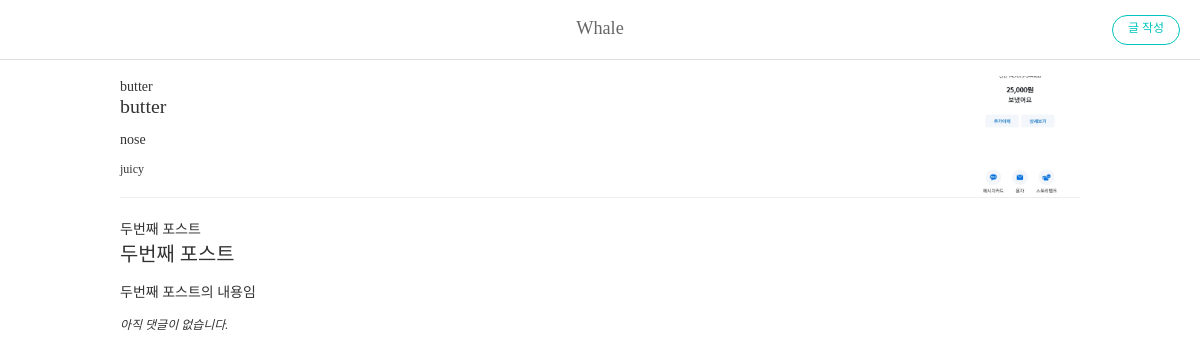
/posts/, run on an earlier commit of the app's database.
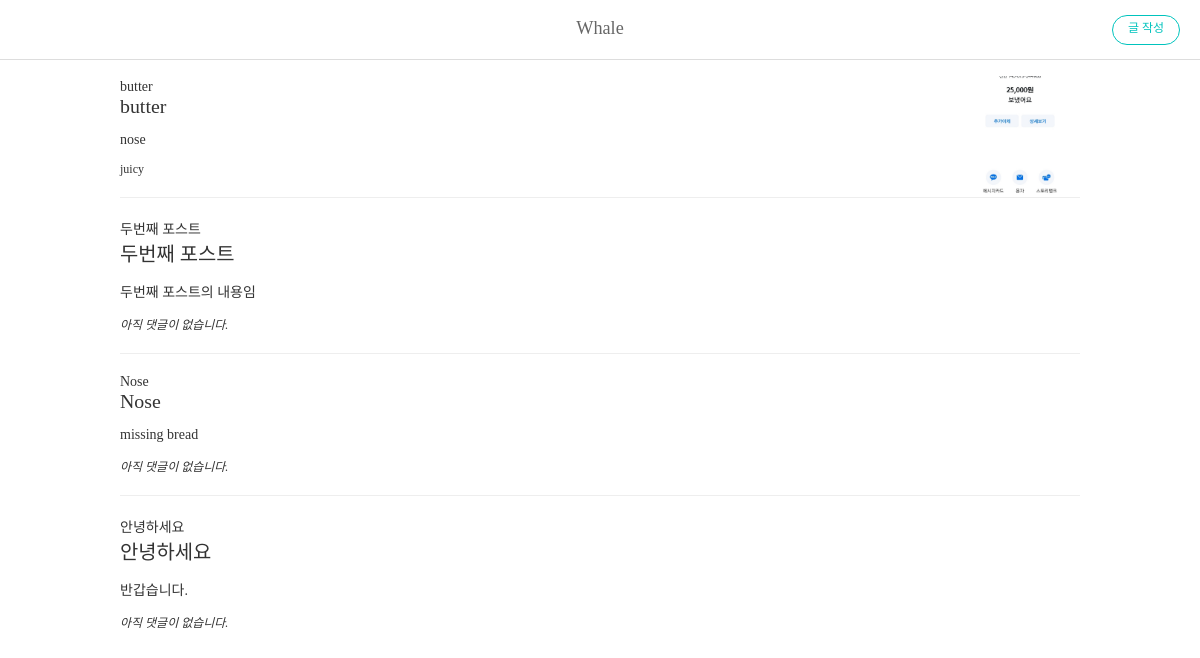
And on a later commit of the database.
### blog/models.py (models this page shows, shortened)
class Post(models.Model):
    title = models.CharField("글 제목", max_length=50) # 포스트제목
    content = models.TextField("글 내용")
    thumbnail = models.ImageField("썸네일 이미지", upload_to="post", blank=True)
    updated_at = models.DateTimeField(auto_now=True)

class Comment(models.Model):
    post = models.ForeignKey(Post, on_delete=models.CASCADE, verbose_name="연결된 포스트")
    content = models.TextField("댓글 내용")

### blog/views.py (the view)
# urls.py: path("posts/", post_list),
def post_list(request):
    posts = Post.objects.all()
    context = {
        "posts": posts
    }
    return render(request, "post_list.html", context)

### templates/post_list.html (shortened to what this page needs)
{% load static %}
<!DOCTYPE html>
<html lang="ko">
<head>
    <link rel="stylesheet" href="{% static 'css/style.css' %}">
</head>
<body>
    <div id="navbar">
        <span>Whale</span>
        <a href="/posts/add/" class="btn btn-primary">글 작성</a>
    </div>
    <div id="post-list">
        <ul class="posts">
            {% for post in posts %}
            <li class="post">
                <div><a href="/posts/{{post.id}}/">{{post.title}}</a></div>
                <h2>{{post.title}} </h2>
                <p>{{post.content}} </p>
                <ul class="comments">
                    {% for comment in post.comment_set.all %}
                        <li class="comments">{{comment.content}} </li>
                    {% empty %}
                        <li class="comment-empty">아직 댓글이 없습니다.</li>
                    {% endfor %}
                </ul>
                {% if post.thumbnail %}
                    <img src="{{ post.thumbnail.url }} " alt="">
                {% endif %}
            </li>
        {% endfor %}
        </ul>
    </div>
</body>
</html>

What changed in the data, as far as the page shows it:
added Post: title "Nose", content "missing bread"
added Post: title "안녕하세요", content "반갑습니다."
